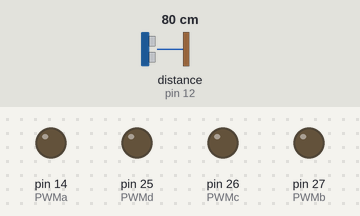
Recording of a sketch running on a simulated Arduino Mega 2560, built with avr-gcc and run on an emulated ATmega2560. Parts: output pins drawn as LEDs (lit = HIGH). Wiring (inferred from the names in the program): ultrasonic range finder: trigger pin 11; echo pin 12. Inputs (shaded band) come from the test bench; at power-on: distance to the obstacle (sensor on pin 12) 80 cm. The echo pulse lasts 58.3 µs per cm; pins used as bus, display or sensor lines are not drawn.

Above: at 1.0 s.
At 2.5 s:
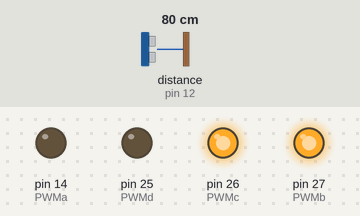
At 3.6 s:
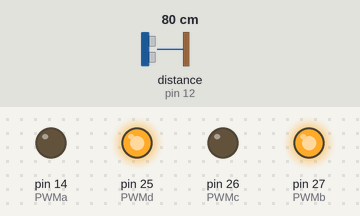
Timing chart, 0 to 5.5 s (numbered marks = the images above):
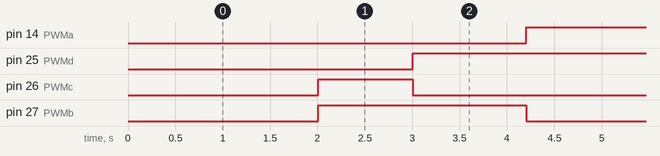

Measured:
- by itself, pin 14 (PWMa): alternates HIGH for 2.0 s and LOW for 2.2 s
- by itself, pin 25 (PWMd): alternates HIGH for 3.2 s and LOW for 1.0 s
- by itself, pin 26 (PWMc): alternates HIGH for 1.0 s and LOW for 3.2 s
- by itself, pin 27 (PWMb): alternates HIGH for 2.2 s and LOW for 2.0 s

The sketch:

Parking_Assignment.ino
```cpp
#include <MPU6050_tockn.h>
#include <Wire.h>

#define PWMa 14
#define PWMb 27
#define PWMc 26
#define PWMd 25

int trigPin = 11;    // Trigger
int echoPin = 12;    // Echo
long duration, cm, inches;

void setup() {
  // rotary encoder pins
  pinMode(PWMa, OUTPUT);
  pinMode(PWMb, OUTPUT);
  pinMode(PWMc, OUTPUT);
  pinMode(PWMd, OUTPUT);

  Serial.begin(9600);                 // pins for ultrasonic sensor
  pinMode(trigPin, OUTPUT);
  pinMode(echoPin, INPUT);
}

void loop() {
                              //code for ultrasonic sensor to calculate distance from object
  digitalWrite(trigPin, LOW);
  delayMicroseconds(5);
  digitalWrite(trigPin, HIGH);
  delayMicroseconds(10);
  digitalWrite(trigPin, LOW);


  // duration is the time (in microseconds)

  pinMode(echoPin, INPUT);
  duration = pulseIn(echoPin, HIGH);

  // Convert the time into a distance
  cm = (duration/2) / 29.1;     // Divide by 29.1 or multiply by 0.0343
  inches = (duration/2) / 74;   // Divide by 74 or multiply by 0.0135


  delay (2000);                //commands for the code

  // forwards
  digitalWrite(PWMa, LOW);
  digitalWrite(PWMb, HIGH);
  digitalWrite(PWMc, HIGH);
  digitalWrite(PWMd, LOW);

                             //drive foward for 1 second
  delay (1000);


  // turn 180 degrees
  digitalWrite(PWMa, LOW);
  digitalWrite(PWMb, HIGH);
  digitalWrite(PWMc, LOW);
  digitalWrite(PWMd, HIGH);

  delay (800);                                    //EDIT TO FIND OUT WHEN ITS 180 DEGREES

  // drive backwards
  digitalWrite(PWMa, HIGH);
  digitalWrite(PWMb, LOW);
  digitalWrite(PWMc, LOW);
  digitalWrite(PWMd, HIGH);

  if (cm <= 10) {         //when distance is less than 10cm, stop vehicle
  // stop vehicle
  digitalWrite(PWMa, LOW);
  digitalWrite(PWMb, LOW);
  digitalWrite(PWMc, LOW);
  digitalWrite(PWMd, LOW);

  delay (2000);           //after 2 secs
  }

  // turn 90 degrees                          //turn 90 degrees??? CHECK DIRECTION AND EDIT
  digitalWrite(PWMa, LOW);
  digitalWrite(PWMb, HIGH);
  digitalWrite(PWMc, LOW);
  digitalWrite(PWMd, HIGH);

  delay (400);                                             //EDIT UNTIL TURNS 90 DEGREES

  // drive backwards
  digitalWrite(PWMa, HIGH);
  digitalWrite(PWMb, LOW);
  digitalWrite(PWMc, LOW);
  digitalWrite(PWMd, HIGH);


  if (cm <= 10) {             //if distance is less than 10cm, stop vehicle
  // stop vehicle
  digitalWrite(PWMa, LOW);
  digitalWrite(PWMb, LOW);
  digitalWrite(PWMc, LOW);
  digitalWrite(PWMd, LOW);
  }

}
```
